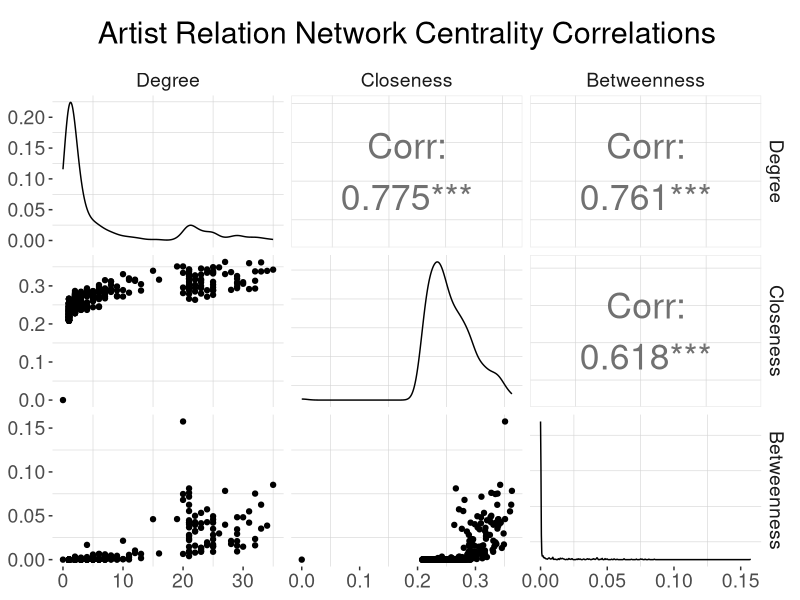

The R script that drew this image:
## ---- chunk 1
library(tidyverse)
library(GGally)
## ---- chunk 2
dat = read_csv("centr_corr.csv")[,2:4]
## ---- chunk 3
setwd("..")
pdf("outputs/centrality_correlations.pdf")
ggpairs(dat, title = "Artist Relation Network Centrality Correlations", upper = list(continuous = wrap("cor", size = 9))) + 
  theme(plot.title = element_text(
    size = 22, # Enlarge & center title
    margin = margin(10, 0, 10, 0), 
    hjust = .5),
    axis.title = element_text(size = 14),
    axis.text = element_text(size = 14),
    strip.text.x = element_text(size = 14),
    strip.text.y = element_text(size = 14),
    strip.background = element_blank(),
    legend.position="none",
    panel.grid.minor = element_line(color = "#D3D3D3", size = 0.2),
    panel.grid.major = element_blank(),
    panel.background = element_blank()
  )
dev.off()
